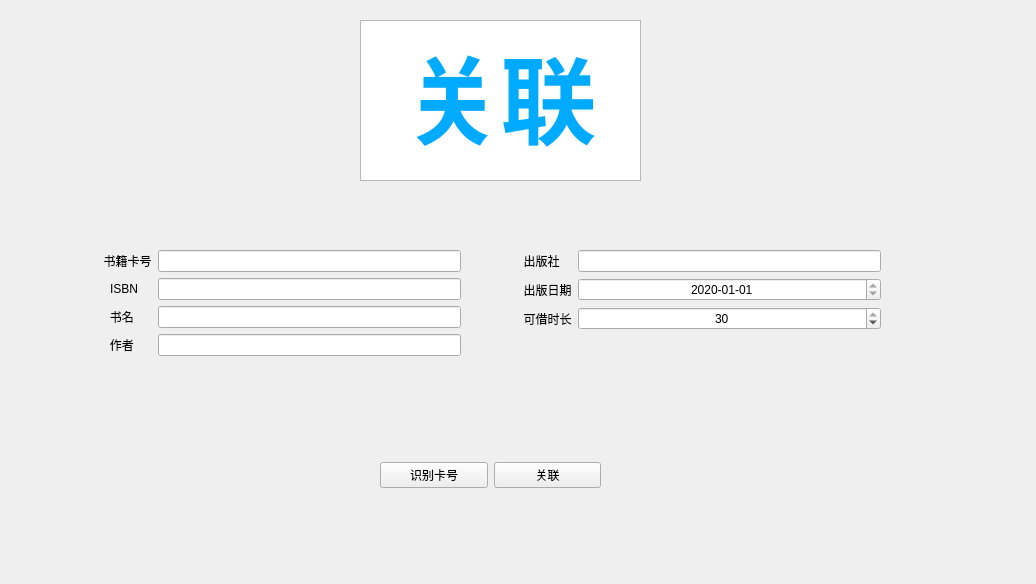
<?xml version="1.0" encoding="UTF-8"?>
<ui version="4.0">
 <class>Bind</class>
 <widget class="QWidget" name="Bind">
  <property name="geometry">
   <rect>
    <x>0</x>
    <y>0</y>
    <width>1036</width>
    <height>584</height>
   </rect>
  </property>
  <property name="windowTitle">
   <string>Form</string>
  </property>
  <widget class="QTextBrowser" name="textBrowser">
   <property name="geometry">
    <rect>
     <x>360</x>
     <y>20</y>
     <width>281</width>
     <height>161</height>
    </rect>
   </property>
   <property name="html">
    <string>&lt;!DOCTYPE HTML PUBLIC &quot;-//W3C//DTD HTML 4.0//EN&quot; &quot;http://www.w3.org/TR/REC-html40/strict.dtd&quot;&gt;
&lt;html&gt;&lt;head&gt;&lt;meta name=&quot;qrichtext&quot; content=&quot;1&quot; /&gt;&lt;style type=&quot;text/css&quot;&gt;
p, li { white-space: pre-wrap; }
&lt;/style&gt;&lt;/head&gt;&lt;body style=&quot; font-family:'SimSun'; font-size:9pt; font-weight:400; font-style:normal;&quot;&gt;
&lt;p align=&quot;center&quot; style=&quot; margin-top:0px; margin-bottom:0px; margin-left:0px; margin-right:0px; -qt-block-indent:0; text-indent:0px;&quot;&gt;&lt;span style=&quot; font-size:72pt; font-weight:600; color:#00aaff;&quot;&gt;关联&lt;/span&gt;&lt;/p&gt;&lt;/body&gt;&lt;/html&gt;</string>
   </property>
  </widget>
  <widget class="QWidget" name="formLayoutWidget">
   <property name="geometry">
    <rect>
     <x>100</x>
     <y>250</y>
     <width>361</width>
     <height>121</height>
    </rect>
   </property>
   <layout class="QFormLayout" name="formLayout">
    <item row="1" column="0">
     <widget class="QLabel" name="label_2">
      <property name="text">
       <string> 书籍卡号</string>
      </property>
      <property name="alignment">
       <set>Qt::AlignCenter</set>
      </property>
     </widget>
    </item>
    <item row="1" column="1">
     <widget class="QLineEdit" name="cardId"/>
    </item>
    <item row="2" column="0">
     <widget class="QLabel" name="label">
      <property name="text">
       <string>   ISBN</string>
      </property>
      <property name="alignment">
       <set>Qt::AlignCenter</set>
      </property>
     </widget>
    </item>
    <item row="2" column="1">
     <widget class="QLineEdit" name="ISBN"/>
    </item>
    <item row="3" column="0">
     <widget class="QLabel" name="label_3">
      <property name="text">
       <string>   书名</string>
      </property>
      <property name="alignment">
       <set>Qt::AlignCenter</set>
      </property>
     </widget>
    </item>
    <item row="3" column="1">
     <widget class="QLineEdit" name="bookname"/>
    </item>
    <item row="4" column="0">
     <widget class="QLabel" name="label_4">
      <property name="text">
       <string>   作者</string>
      </property>
      <property name="alignment">
       <set>Qt::AlignCenter</set>
      </property>
     </widget>
    </item>
    <item row="4" column="1">
     <widget class="QLineEdit" name="author"/>
    </item>
   </layout>
  </widget>
  <widget class="QWidget" name="horizontalLayoutWidget">
   <property name="geometry">
    <rect>
     <x>380</x>
     <y>460</y>
     <width>221</width>
     <height>31</height>
    </rect>
   </property>
   <layout class="QHBoxLayout" name="horizontalLayout">
    <item>
     <widget class="QPushButton" name="getId">
      <property name="text">
       <string>识别卡号</string>
      </property>
     </widget>
    </item>
    <item>
     <widget class="QPushButton" name="bindcard">
      <property name="text">
       <string>关联</string>
      </property>
     </widget>
    </item>
   </layout>
  </widget>
  <widget class="QWidget" name="formLayoutWidget_2">
   <property name="geometry">
    <rect>
     <x>520</x>
     <y>250</y>
     <width>361</width>
     <height>121</height>
    </rect>
   </property>
   <layout class="QFormLayout" name="formLayout_2">
    <item row="1" column="0">
     <widget class="QLabel" name="label_5">
      <property name="text">
       <string> 出版社</string>
      </property>
      <property name="alignment">
       <set>Qt::AlignCenter</set>
      </property>
     </widget>
    </item>
    <item row="1" column="1">
     <widget class="QLineEdit" name="press"/>
    </item>
    <item row="3" column="0">
     <widget class="QLabel" name="label_7">
      <property name="text">
       <string> 可借时长</string>
      </property>
      <property name="alignment">
       <set>Qt::AlignCenter</set>
      </property>
     </widget>
    </item>
    <item row="2" column="1">
     <widget class="QDateEdit" name="pressdate">
      <property name="alignment">
       <set>Qt::AlignCenter</set>
      </property>
      <property name="maximumDate">
       <date>
        <year>2020</year>
        <month>10</month>
        <day>31</day>
       </date>
      </property>
      <property name="minimumDate">
       <date>
        <year>2020</year>
        <month>1</month>
        <day>1</day>
       </date>
      </property>
      <property name="displayFormat">
       <string>yyyy-MM-dd</string>
      </property>
      <property name="date">
       <date>
        <year>2020</year>
        <month>1</month>
        <day>1</day>
       </date>
      </property>
     </widget>
    </item>
    <item row="2" column="0">
     <widget class="QLabel" name="label_6">
      <property name="text">
       <string> 出版日期</string>
      </property>
      <property name="alignment">
       <set>Qt::AlignCenter</set>
      </property>
     </widget>
    </item>
    <item row="3" column="1">
     <widget class="QSpinBox" name="duration">
      <property name="alignment">
       <set>Qt::AlignCenter</set>
      </property>
      <property name="minimum">
       <number>10</number>
      </property>
      <property name="maximum">
       <number>30</number>
      </property>
      <property name="value">
       <number>30</number>
      </property>
     </widget>
    </item>
   </layout>
  </widget>
 </widget>
 <resources/>
 <connections/>
</ui>
